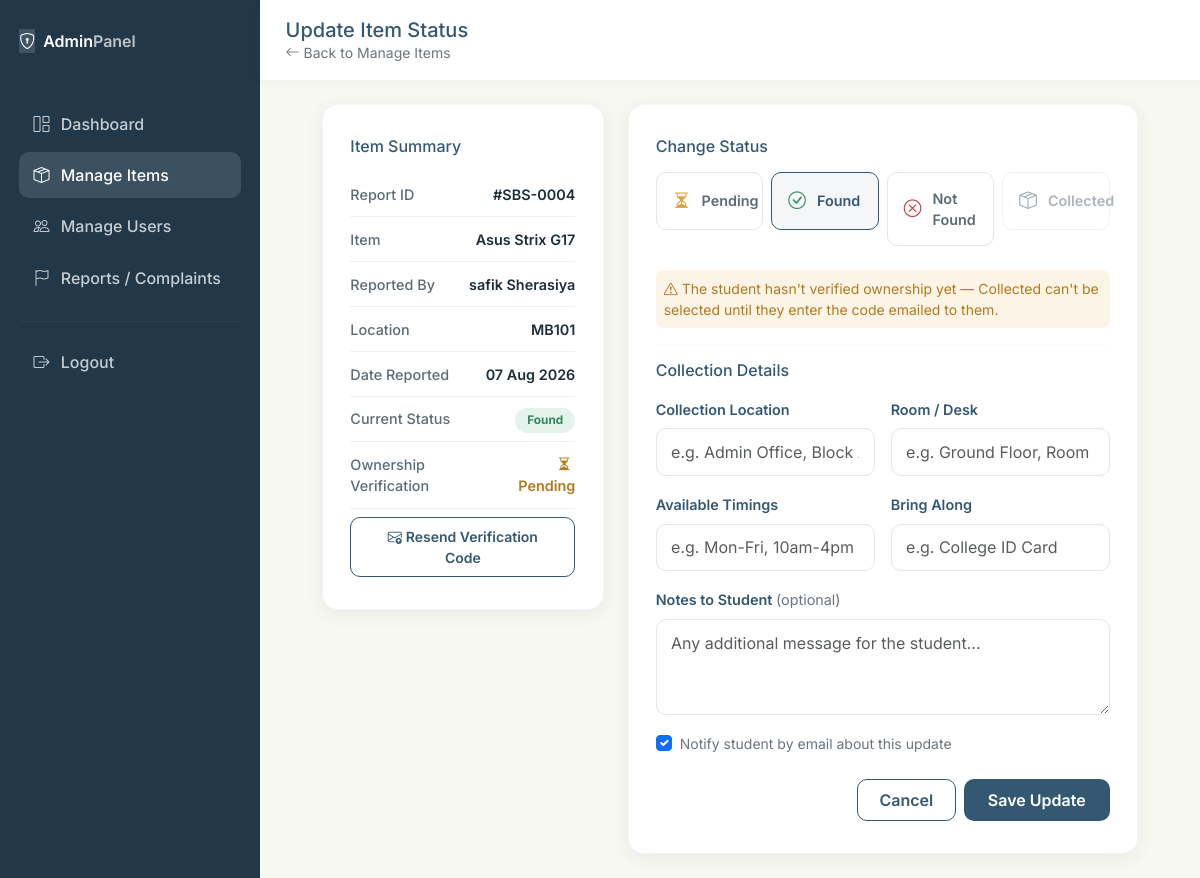
The page /admin/update.php?id=4 (signed in) on the database its author committed.
### tables this page shows
CREATE TABLE `items` (
  `id` int(11) NOT NULL,
  `user_id` int(11) NOT NULL,
  `device_id` int(11) DEFAULT NULL,
  `item_name` varchar(150) NOT NULL,
  `category` varchar(50) NOT NULL,
  `description` text DEFAULT NULL,
  `location` varchar(150) NOT NULL,
  `item_date` date NOT NULL,
  `report_type` enum('lost','found') NOT NULL DEFAULT 'lost',
  `status` enum('pending','found','not_found','collected') NOT NULL DEFAULT 'pending',
  `recovery_status` enum('pending','recovered') NOT NULL DEFAULT 'pending',
  `qr_code` varchar(255) DEFAULT NULL,
  `image_path` varchar(255) DEFAULT NULL,
  `image_hash` varchar(64) DEFAULT NULL,
  `collection_details` text DEFAULT NULL,
  `verification_code` varchar(6) DEFAULT NULL,
  `owner_verified_at` timestamp NULL DEFAULT NULL,
  `created_at` timestamp NOT NULL DEFAULT current_timestamp(),
  `updated_at` timestamp NOT NULL DEFAULT current_timestamp() ON UPDATE current_timestamp()
);

CREATE TABLE `users` (
  `id` int(11) NOT NULL,
  `full_name` varchar(100) NOT NULL,
  `email` varchar(150) NOT NULL,
  `phone` varchar(20) DEFAULT NULL,
  `enrollment_no` varchar(50) DEFAULT NULL,
  `department` varchar(100) DEFAULT NULL,
  `password` varchar(255) NOT NULL,
  `role` enum('student','admin') NOT NULL DEFAULT 'student',
  `email_verified` tinyint(1) NOT NULL DEFAULT 0,
  `verification_token` varchar(64) DEFAULT NULL,
  `token_expires_at` timestamp NULL DEFAULT NULL,
  `profile_pic` varchar(255) DEFAULT NULL,
  `created_at` timestamp NOT NULL DEFAULT current_timestamp()
);

### admin/update.php (the view, shortened to what this page needs)
<?php
require_once __DIR__ . '/../includes/db.php';
$item_id = (int)($_GET['id'] ?? $_POST['item_id'] ?? 0);
$stmt = $pdo->prepare("SELECT items.*, users.full_name AS reporter, users.email AS reporter_email
    FROM items JOIN users ON items.user_id = users.id WHERE items.id = ?");
$stmt->execute([$item_id]);
$item = $stmt->fetch();
?>
<!DOCTYPE html>
<html lang="en">
<head>
<link href="https://cdn.jsdelivr.net/npm/bootstrap@5.3.3/dist/css/bootstrap.min.css" rel="stylesheet">
<link href="https://cdn.jsdelivr.net/npm/bootstrap-icons@1.11.3/font/bootstrap-icons.css" rel="stylesheet">
<link href="../assets/css/style.css" rel="stylesheet">
</head>
<body style="background:var(--paper)">
<div class="d-flex">
  <div class="dash-sidebar admin-sidebar" style="width:260px; flex-shrink:0;">
    <div class="d-flex align-items-center gap-2 mb-5">
      <span class="brand-tag"><i class="bi bi-shield-lock"></i></span>
      <span class="fw-semibold">Admin<span style="opacity:.7">Panel</span></span>
    </div>
    <nav class="nav flex-column">
      <a class="nav-link" href="dashboard.php"><i class="bi bi-grid-1x2"></i> Dashboard</a>
      <a class="nav-link active" href="manage_items.php"><i class="bi bi-box-seam"></i> Manage Items</a>
      <a class="nav-link" href="users.php"><i class="bi bi-people"></i> Manage Users</a>
      <a class="nav-link" href="reports.php"><i class="bi bi-flag"></i> Reports / Complaints</a>
      <hr style="border-color:rgba(255,255,255,0.15)">
      <a class="nav-link" href="../logout.php"><i class="bi bi-box-arrow-right"></i> Logout</a>
    </nav>
  </div>
  <div class="flex-grow-1">
    <div class="dash-topbar">
      <div>
        <h5 class="mb-0" style="color:var(--deep)">Update Item Status</h5>
        <div class="text-secondary small"><a href="manage_items.php" class="text-secondary"><i class="bi bi-arrow-left me-1"></i>Back to Manage Items</a></div>
      </div>
    </div>
    <div class="container-fluid p-4">
      <div class="row g-4 justify-content-center">
        <div class="col-lg-4">
          <div class="feature-card">
            <h6 class="mb-3" style="color:var(--deep)">Item Summary</h6>
            <div class="info-row"><span class="label">Report ID</span><span class="value">#SBS-<?php echo str_pad($item['id'], 4, '0', STR_PAD_LEFT); ?></span></div>
            <div class="info-row"><span class="label">Item</span><span class="value"><?php echo htmlspecialchars($item['item_name']); ?></span></div>
            <div class="info-row"><span class="label">Reported By</span><span class="value"><?php echo htmlspecialchars($item['reporter']); ?></span></div>
            <div class="info-row"><span class="label">Location</span><span class="value"><?php echo htmlspecialchars($item['location']); ?></span></div>
            <div class="info-row"><span class="label">Date Reported</span><span class="value"><?php echo date('d M Y', strtotime($item['created_at'])); ?></span></div>
            <?php if ($item['report_type'] === 'found'): ?>
            <div class="info-row"><span class="label">Report Type</span><span class="value"><span class="complaint-tag" style="background:rgba(76,175,131,0.15);color:#2E8A5E;"><i class="bi bi-hand-index-thumb me-1"></i>Found by student</span></span></div>
            <?php else: ?>
            <div class="info-row"><span class="label">Current Status</span><span class="value"><span class="badge-status badge-<?php echo htmlspecialchars($item['status']); ?>"><?php echo str_replace('_', ' ', ucfirst($item['status'])); ?></span></span></div>
            <?php endif; ?>
            <?php if ($item['report_type'] !== 'found' && $item['status'] === 'found'): ?>
            <div class="info-row">
              <span class="label">Ownership Verification</span>
              <span class="value">
                <?php if ($item['owner_verified_at']): ?>
                  <span class="text-success"><i class="bi bi-patch-check-fill me-1"></i>Verified <?php echo date('d M Y', strtotime($item['owner_verified_at'])); ?></span>
                <?php else: ?>
                  <span style="color:#B4791E"><i class="bi bi-hourglass-split me-1"></i>Pending</span>
                <?php endif; ?>
              </span>
            </div>
            <?php if (!$item['owner_verified_at']): ?>
            <form action="update.php?id=<?php echo $item['id']; ?>" method="POST" class="mt-2">
              <button type="submit" class="btn btn-outline-brand btn-sm w-100"><i class="bi bi-envelope-arrow-up me-1"></i>Resend Verification Code</button>
            </form>
            <?php endif; ?>
            <?php endif; ?>
          </div>
        </div>
        <div class="col-lg-7">
          <div class="feature-card">
            <?php if ($item['report_type'] === 'found'): ?>
              <h6 class="mb-3" style="color:var(--deep)">Found Item Report</h6>
              <p class="text-secondary small">This is a plain log of an item a student found and handed in — it doesn't go through the lost-item review workflow. No status changes are needed here.</p>
              <?php if ($item['description']): ?>
                <div class="small mt-3"><span class="fw-semibold" style="color:var(--deep)">Description:</span> <?php echo nl2br(htmlspecialchars($item['description'])); ?></div>
              <?php endif; ?>
              <div class="d-flex justify-content-end gap-2 mt-4">
                <a href="manage_items.php" class="btn btn-outline-brand">Back to Manage Items</a>
              </div>
            <?php else: ?>
            <h6 class="mb-3" style="color:var(--deep)">Change Status</h6>
            <form action="update.php?id=<?php echo $item['id']; ?>" method="POST" novalidate>
              <div class="row g-2 mb-4">
                <div class="col-md-3">
                  <label class="status-option pending">
                    <i class="bi bi-hourglass-split"></i> Pending
                  </label>
                </div>
                <div class="col-md-3">
                  <label class="status-option found">
                    <i class="bi bi-check-circle"></i> Found
                  </label>
                </div>
                <div class="col-md-3">
                  <label class="status-option not_found">
                    <i class="bi bi-x-circle"></i> Not Found
                  </label>
                </div>
                <div class="col-md-3">
                  <label class="status-option collected" id="collectedOptionLabel">
                    <i class="bi bi-box-seam"></i> Collected
                  </label>
                </div>
              </div>
              <?php if ($item['status'] === 'found' && !$item['owner_verified_at']): ?>
                <div class="small mb-3 p-2" style="background:rgba(224,162,59,0.12);border-radius:8px;color:#B4791E">
                  <i class="bi bi-exclamation-triangle me-1"></i>The student hasn't verified ownership yet — Collected can't be selected until they enter the code emailed to them.
                </div>
              <?php endif; ?>
              <hr style="border-color:#EEF1EC">
              <div id="collectionDetailsBlock" style="display:none;">
                <h6 class="mb-3 mt-3" style="color:var(--deep)">Collection Details</h6>
                <div class="row g-3">
                  <div class="col-md-6">
                    <label class="form-label">Collection Location</label>
                    <input type="text" name="collection_location" class="form-control" placeholder="e.g. Admin Office, Block A">
                  </div>
                  <div class="col-md-6">
                    <label class="form-label">Room / Desk</label>
                    <input type="text" name="collection_room" class="form-control" placeholder="e.g. Ground Floor, Room 3">
                  </div>
                  <div class="col-md-6">
                    <label class="form-label">Available Timings</label>
                    <input type="text" name="collection_timings" class="form-control" placeholder="e.g. Mon-Fri, 10am-4pm">
                  </div>
                  <div class="col-md-6">
                    <label class="form-label">Bring Along</label>
                    <input type="text" name="collection_requirement" class="form-control" placeholder="e.g. College ID Card">
                  </div>
                  <div class="col-12">
                    <label class="form-label">Notes to Student <span class="text-secondary fw-normal">(optional)</span></label>
                    <textarea name="admin_notes" class="form-control" rows="3" placeholder="Any additional message for the student..."></textarea>
                  </div>
                </div>
              </div>
              <div class="form-check mt-3">
                <input class="form-check-input" type="checkbox" id="sendEmail" name="sendEmail" checked>
                <label class="form-check-label small text-secondary" for="sendEmail">
                  Notify student by email about this update
                </label>
              </div>
              <div class="d-flex justify-content-end gap-2 mt-4">
                <a href="manage_items.php" class="btn btn-outline-brand">Cancel</a>
                <button type="submit" class="btn btn-brand px-4">Save Update</button>
              </div>
            </form>
            <?php endif; ?>
          </div>
        </div>
      </div>
    </div>
  </div>
</div>
</body>
</html>

### assets/css/style.css (style rules this page uses)
:root { --deep: #355872; --mid: #7AAACE; --light: #9CD5FF; --paper: #F7F8F0; --ink: #1E2E38; --ink-soft: #5B6C77; --white: #FFFFFF; --radius-sm: 10px; --radius-md: 16px; --radius-lg: 26px; --shadow-soft: 0 10px 30px rgba(53, 88, 114, 0.10); --shadow-card: 0 4px 18px rgba(53, 88, 114, 0.08); --font-display: 'Fraunces', 'Georgia', serif; --font-body: 'Inter', -apple-system, Segoe UI, sans-serif; }
* { box-sizing: border-box; }
body { font-family: var(--font-body); background: var(--paper); color: var(--ink); -webkit-font-smoothing: antialiased; }
a { color: var(--deep); text-decoration: none; }
.btn-brand { background: var(--deep); border: none; color: var(--white); border-radius: var(--radius-sm); padding: 0.55rem 1.4rem; font-weight: 600; transition: all 0.2s ease; }
.btn-outline-brand { border: 1.5px solid var(--deep); color: var(--deep); border-radius: var(--radius-sm); padding: 0.5rem 1.35rem; font-weight: 600; background: transparent; }
.feature-card { background: var(--white); border-radius: var(--radius-md); padding: 2rem 1.7rem; box-shadow: var(--shadow-card); border: 1px solid rgba(53,88,114,0.05); transition: transform 0.25s ease, box-shadow 0.25s ease; }
.form-control { border-radius: var(--radius-sm); border: 1.5px solid #E1E7EA; padding: 0.68rem 0.9rem; }
.form-label { font-weight: 600; color: var(--deep); font-size: 0.9rem; }
.dash-sidebar { background: var(--deep); min-height: 100vh; color: var(--white); padding: 1.8rem 1.2rem; }
.dash-sidebar .brand-tag { background: rgba(255,255,255,0.14); }
.dash-sidebar .nav-link { color: rgba(255,255,255,0.75); font-weight: 500; padding: 0.7rem 0.9rem; border-radius: 10px; margin-bottom: 0.3rem; display: flex; align-items: center; gap: 0.7rem; }
.dash-sidebar .nav-link.active, .dash-sidebar .nav-link:hover { background: rgba(255,255,255,0.12); color: var(--white); }
.dash-topbar { background: var(--white); padding: 1.1rem 1.6rem; box-shadow: 0 2px 10px rgba(53,88,114,0.05); display: flex; justify-content: space-between; align-items: center; }
.badge-status { padding: 0.32rem 0.75rem; border-radius: 20px; font-size: 0.74rem; font-weight: 700; text-transform: capitalize; }
.badge-found { background: rgba(76,175,131,0.15); color: #2E8A5E; }
.admin-sidebar { background: #223849; }
.admin-sidebar .nav-link.active, .admin-sidebar .nav-link:hover { background: rgba(255,255,255,0.12); color: var(--white); }

### admin/update.php (style rules this page uses)
.status-option { border: 1.5px solid #E1E7EA; border-radius: var(--radius-sm); padding: 0.9rem 1rem; cursor: pointer; display: flex; align-items: center; gap: 0.7rem; font-weight: 600; font-size: 0.9rem; color: var(--ink-soft); }
.status-option i { font-size: 1.1rem; }
.status-option.pending i { color: #E0A23B; }
.status-option.found i { color: #2E8A5E; }
.status-option.not_found i { color: #C23A3A; }
.status-option.collected i { color: var(--deep); }
.status-option:has(input:checked) { border-color: var(--deep); background: rgba(53,88,114,0.05); color: var(--deep); }
.info-row { display: flex; justify-content: space-between; padding: 0.7rem 0; border-bottom: 1px solid #EEF1EC; font-size: 0.9rem; }
.info-row .label { color: var(--ink-soft); font-weight: 500; }
.info-row .value { color: var(--ink); font-weight: 600; text-align: right; }

### rows shown on the page
items: id "0004", item_name "Asus Strix G17", user.full_name "safik Sherasiya", location "MB101", created_at "07 Aug 2026", status "Found"
